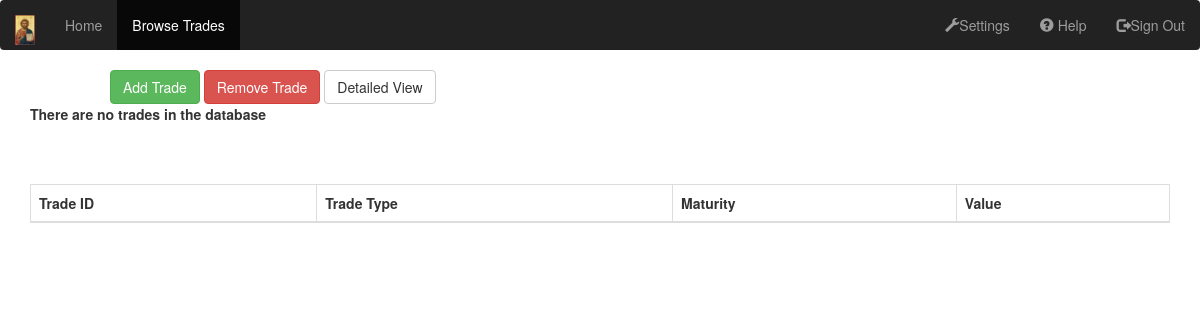
Before: /tradeviewer/trades with the older database file.
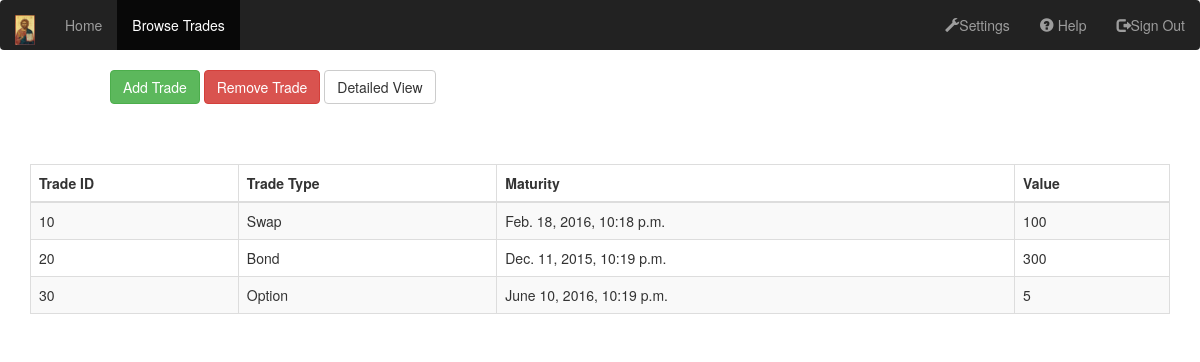
After: the same page with the newer database file.
### tradeviewer/models.py (models this page shows, shortened)
class Trade(models.Model):
    trade_id = models.IntegerField(default=0)
    trade_type = models.CharField(max_length=40)
    trade_maturity = models.DateTimeField('Maturity Date')
    trade_value = models.IntegerField(default=0)

### tradeviewer/views.py (the view)
def trades(request):
    trade_list = Trade.objects.all
    template = loader.get_template('tradeviewer/new_viewer.html')
    context = RequestContext(request,{
        'trade_list': trade_list})
    return HttpResponse(template.render(context))

### tradeviewer/templates/tradeviewer/new_viewer.html (shortened to what this page needs)
<!DOCTYPE html>
<html>
    <head>
        {% load staticfiles %}
        <link rel="stylesheet" href="http://maxcdn.bootstrapcdn.com/bootstrap/3.3.5/css/bootstrap.min.css">
        <link rel="stylesheet" href="{% static 'tradeviewer/css/main.css' %}">
        <nav class="navbar navbar-inverse">
          <div class="container-fluid">
            <div class="navbar-header">
              {% load staticfiles %}
              <a class="navbar-brand" href="#"><img src="{% static "welcomeapp/home_icon.jpg" %}" alt = "can't find" width="20" height = "30"></a>
            </div>
            <div>
              <ul class="nav navbar-nav">
                <li ><a href="{% url 'home:index' %}">Home</a></li>
                <li class="active"><a href="{% url 'tradeviewer:index' %}">Browse Trades</a></li>
              </ul>
              <ul class="nav navbar-nav navbar-right">
                <li><a href="#"><span class="glyphicon glyphicon-wrench"></span>Settings</a></li>
                <li><a href="#"><span class="glyphicon glyphicon-question-sign"></span> Help</a></li>
                <li><a href="#"><span class="glyphicon glyphicon-log-out"></span>Sign Out</a></li>
              </ul>
            </div>
          </div>
        </nav>
    </head>
    <body>
        <div class="new-button add-rem-buttons">
            <div class="continer">
                <a href="#" class="btn btn-success">Add Trade</a>
                <a href="#" class="btn btn-danger">Remove Trade</a>
                <a href="#" class="btn btn-default view">Detailed View</a>
            </div>
        </div>
        <div>
            <div class="container">
                <table class="table table-striped table-bordered table-pos">
                    <thead>
                        <tr>
                            <th data-field="id" data-align="right" data-sortable="true">Trade ID</th>
                            <th data-field="name" data-align="center" data-sortable="true">Trade Type</th>
                            <th data-field="price" data-sortable="true" data-sorter="priceSorter">Maturity</th>
                            <th data-field="price" data-sortable="true" data-sorter="priceSorter">Value</th>
                        </tr>
                    </thead>
                    {% if trade_list %}
                        <tbody>
                            {% for trade in trade_list %}
                                <tr>
                                    <td>{{trade.trade_id}}</td>
                                    <td>{{trade.trade_type}}</td>
                                    <td>{{trade.trade_maturity}}</td>
                                    <td>{{trade.trade_value}}</td>
                                </tr>
                            {% endfor %}
                        </tbody>
                    {% else %}
                        <strong>There are no trades in the database</strong>
                    {% endif %}
                </table>
            </div>
        </div>
    </body>
</html>

### tradeviewer/static/tradeviewer/css/main.css (style rules this page uses)
.navbar.navbar-inverse { width:100%; display:inline; position:fixed; top:0; left:0; padding-bottom: 0px; margin-bottom: 0px; border: 0px; z-index:99 }
.add-rem-buttons { padding-top:20px; }
.table-pos { margin-top:60px }
.new-button { position:relative; margin-top: 50px; margin-left: 110px; }

Changed rows visible on the page:
added Trade: trade_id "10", trade_type "Swap", trade_maturity "Feb. 18, 2016, 10:18 p.m.", trade_value "100"
added Trade: trade_id "20", trade_type "Bond", trade_maturity "Dec. 11, 2015, 10:19 p.m.", trade_value "300"
added Trade: trade_id "30", trade_type "Option", trade_maturity "June 10, 2016, 10:19 p.m.", trade_value "5"
Other visible differences:
text no longer shown: "There are no trades in the database"
